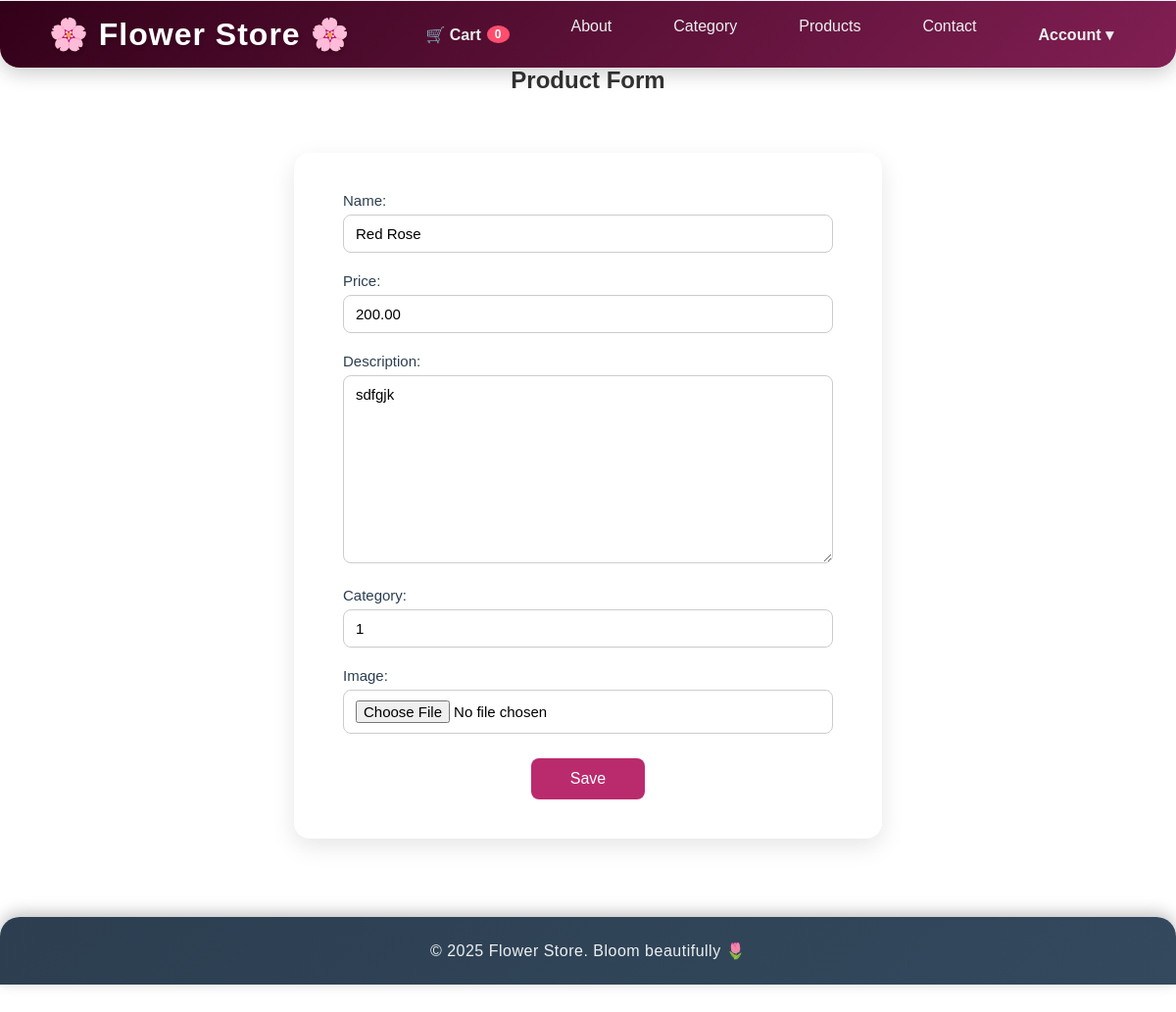
Page /update/1/ (signed in) on the committed database.
### app/models.py (models this page shows, shortened)
class Product(models.Model):
    name=models.CharField(max_length=150)
    price=models.DecimalField(max_digits=10,decimal_places=2)
    description=models.TextField()
    image=models.ImageField(upload_to='products/')
    category=models.ForeignKey(Category,on_delete=models.CASCADE,related_name="products")

### app/views.py (the view)
    def wrapper(request,*args,**kwargs):
        if not (request.user.is_staff or request.user.is_superuser):
            messages.error(request,'access denied')
            return redirect('product')
        return views_func(request,*args,**kwargs)

### app/forms.py
class ProductForm(forms.ModelForm):
    class Meta:
        model = Product
        fields = ['name', 'price', 'description','category', 'image']
        widgets = {
            'name': forms.TextInput(attrs={'class': 'input-field'}),
            'price': forms.NumberInput(attrs={'class': 'input-field'}),
            'description': forms.Textarea(attrs={'class': 'input-field'}),
            'category':forms.TextInput(attrs={'class':'input-field'}),
            'image': forms.FileInput(attrs={'class': 'input-field'}),
        }

### app/views.py (called while the page is built)
def admin_required(views_func):
    def wrapper(request,*args,**kwargs):
        if not (request.user.is_staff or request.user.is_superuser):
            messages.error(request,'access denied')
            return redirect('product')
        return views_func(request,*args,**kwargs)
    return wrapper

@admin_required
def product_update(request,pk):
    product=get_object_or_404(Product,pk=pk)
    form=ProductForm(request.POST or None,request.FILES or None,instance=product )
    if form.is_valid():
        form.save()
        return redirect('product')
    return render(request,'product_form.html',{'form':form})

### app/templates/product_form.html (shortened to what this page needs)
{%extends "base.html"%}
{% block content %}
<h2 style="text-align: center;">Product Form</h2>
<form method="POST" enctype="multipart/form-data" class="product-form">
    {{ form.as_p }}
    <button type="submit" class="action-btn save-btn">Save</button>
</form>
{%endblock%}

### app/templates/base.html (style rules this page uses)
* { margin: 0; padding: 0; box-sizing: border-box; font-family: "Poppins", sans-serif; }
body { background-color:#f5eff0 color: #2c3e50; padding: 0 0 50px; }
.action-btn { display: inline-block; padding: 10px 18px; border-radius: 8px; font-weight: 500; text-decoration: none; margin: 6px; border: none; cursor: pointer; color: white; transition: background 0.3s ease, transform 0.2s ease; }
form { width: 100%; }
h2 { text-align: center; margin-bottom: 25px; font-weight: 600; color: #333; }
.product-form { max-width: 600px; margin: 60px auto; background: #ffffff; padding: 40px 50px; border-radius: 16px; box-shadow: 0 8px 25px rgba(0, 0, 0, 0.1); font-family: "Poppins", sans-serif; transition: 0.3s ease; }
.product-form p { margin-bottom: 20px; }
.product-form label { display: block; font-weight: 500; color: #2c3e50; margin-bottom: 6px; font-size: 15px; }
.product-form input[type="text"], .product-form input[type="number"], .product-form input[type="file"], .product-form textarea, .product-form select { width: 100%; padding: 10px 12px; border: 1px solid #ccc; border-radius: 8px; font-size: 15px; outline: none; transition: 0.3s ease; }
.product-form textarea { resize: vertical; min-height: 100px; }
.save-btn { background-color: #ba2b6e; color: #fff; border: none; padding: 12px 40px; border-radius: 8px; cursor: pointer; font-size: 16px; font-weight: 500; display: block; margin: 25px auto 0; transition: all 0.3s ease; }

### rows in the picture
Product: name "Red Rose", price "200.00", description "sdfgjk", category "1"
